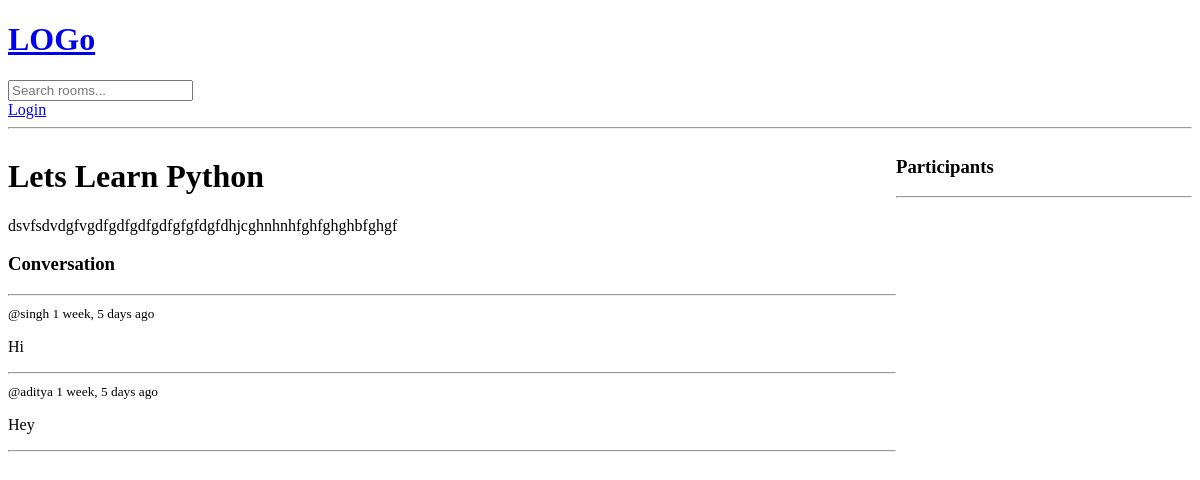
The app's page /room/1/, older data.
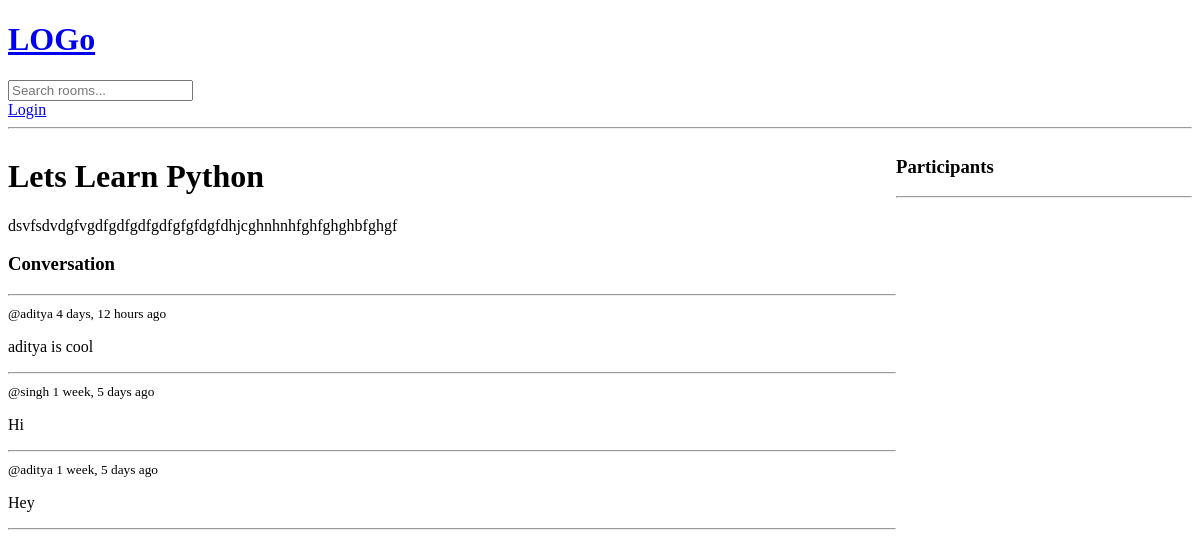
The same page, newer data.
### base/models.py (models this page shows, shortened)
class Message(models.Model):
    user = models.ForeignKey(User, on_delete=models.CASCADE)
    room = models.ForeignKey(Room, on_delete=models.CASCADE)
    body = models.TextField()
    updated = models.DateTimeField(auto_now=True)
    created = models.DateTimeField(auto_now_add=True)

### base/views.py (the view, shortened to what this page needs)
# urls.py: path('room/<str:pk>/',views.room,name="room"),
def room(request,pk):
    room = Room.objects.get(id=pk)
    room_messages = room.message_set.all().order_by('-created')
    participants = room.participants.all()
    context = {'room':room,'room_messages':room_messages,'participants':participants}
    return render(request, 'base/room.html',context,)

### base/templates/base/room.html (shortened to what this page needs)
{% extends 'main.html'  %}
{% block content %}
<div class="room-container">
    <div>
<h1>{{room.name}}</h1>
<p>{{room.description}}</p>
<div class = "comment-wrapper">
<h3>Conversation</h3>
<hr>
{% for message in room_messages  %}
<div>
    <small>@{{message.user}}  {{message.created|timesince}} ago </small>
<p>{{message.body}}</p>
<hr>
</div>
{%  endfor %}
</div>
</div>
<div>
 <h3>Participants</h3>
 <hr>
</div>
</div>
{% endblock %}

Row changes from the older to the newer data that the page shows:
added Message: user "aditya", created "4 days, 12 hours", body "aditya is cool"
